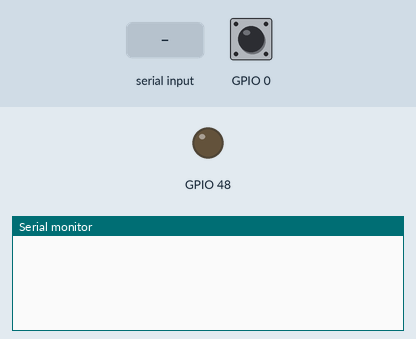
Simulated run of this program. Board: ESP32-S3. Shown: output pins drawn as LEDs (lit = HIGH), the last lines printed to the serial monitor. The inputs (shaded band) are chosen by the test bench; at power-on: GPIO 0 HIGH.

Above: at 1.7 s.
1.8 s: GPIO 0 pulled LOW for 0.15 s
At 2.9 s:
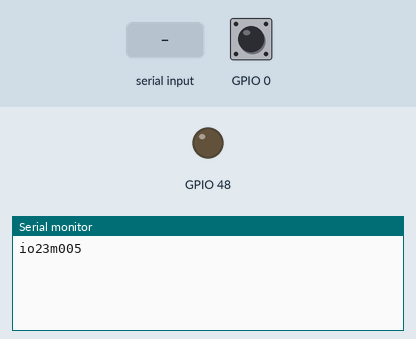
3.5 s: "1\n" received over Serial
At 4.6 s:
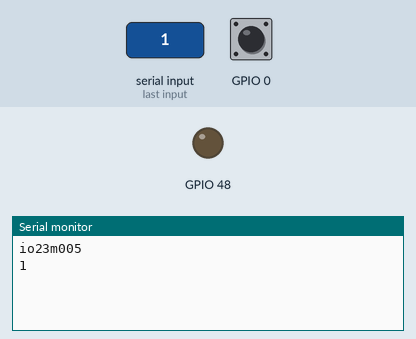

The program:

main.cpp
```cpp
#include <Arduino.h>

struct Color{
int red;
int green;
int blue;
};

//next color for RGB_BUILTIN function
void next(Color *);
//global variables
Color led = {RGB_BRIGHTNESS,0,0};
Color * led_ptr = &led;

void setup() {
  pinMode(RGB_BUILTIN, OUTPUT);
  pinMode(0, INPUT_PULLUP);
  Serial.begin(115200);
  delay(500);
  neopixelWrite(RGB_BUILTIN, led_ptr->red, led_ptr->green, led_ptr->blue);
}

int currentState;
int lastState= HIGH;

void loop() {
  //The ESP32-S3 has a 45k ohm internal pull-up/pull-down resistor at GPIO0
  //https://docs.espressif.com/projects/esptool/en/latest/esp32s3/advanced-topics/boot-mode-selection.html
  currentState =digitalRead(0);

  if (lastState == LOW && currentState == HIGH){
    //added little delay for debounce of button press
    delay(100);
    Serial.println("io23m005");
  }
  lastState = currentState;


  if(Serial.available()>0){
    String input = Serial.readStringUntil('\n');
    //both n and N switch the RGB_BUILTIN color
    if (input == "n" || input == "N" ) {
      next(led_ptr);
      neopixelWrite(RGB_BUILTIN, led_ptr->red, led_ptr->green, led_ptr->blue);
    }else{
      Serial.println(input);
    }

  }

}

void next(Color *c){
   if(c->red == RGB_BRIGHTNESS){
   c->red = 0;
   c->green = RGB_BRIGHTNESS;
   }else if (c->green == RGB_BRIGHTNESS){
   c->green = 0;
   c->blue = RGB_BRIGHTNESS;
   }else if (c->blue == RGB_BRIGHTNESS){
    c->blue = 0;
    c->red = RGB_BRIGHTNESS;
   }
}
```

Measured:
- after the input at 1.8 s, the serial monitor: prints a new line after 0.25 s (image 1)
- after the input at 3.5 s, the serial monitor: prints a new line at once (image 2)
